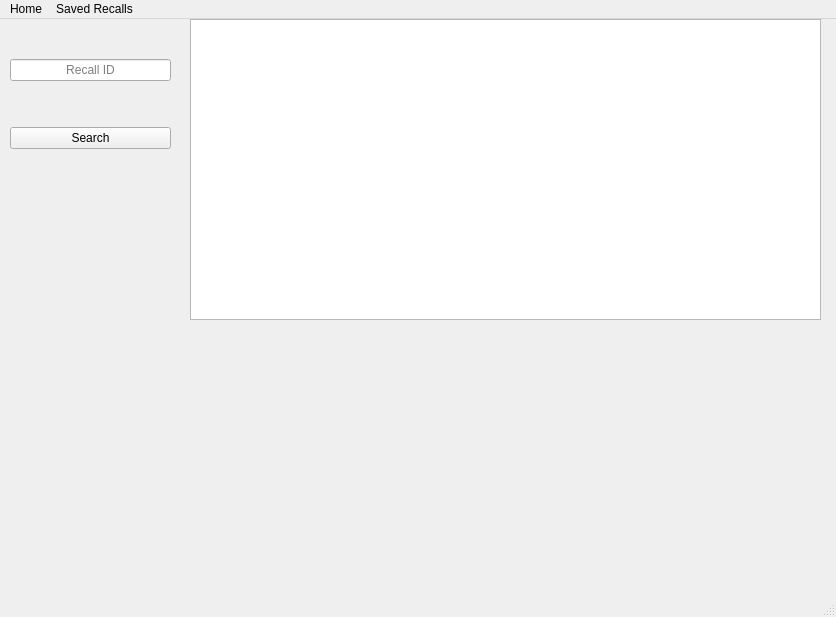
<?xml version="1.0" encoding="UTF-8"?>
<ui version="4.0">
 <class>MainWindow</class>
 <widget class="QMainWindow" name="MainWindow">
  <property name="geometry">
   <rect>
    <x>0</x>
    <y>0</y>
    <width>836</width>
    <height>617</height>
   </rect>
  </property>
  <property name="windowTitle">
   <string>MainWindow</string>
  </property>
  <widget class="QWidget" name="centralwidget">
   <widget class="QWidget" name="verticalLayoutWidget">
    <property name="geometry">
     <rect>
      <x>10</x>
      <y>0</y>
      <width>161</width>
      <height>171</height>
     </rect>
    </property>
    <layout class="QVBoxLayout" name="verticalLayout">
     <item>
      <widget class="QLineEdit" name="lineEdit_4">
       <property name="text">
        <string/>
       </property>
       <property name="alignment">
        <set>Qt::AlignCenter</set>
       </property>
       <property name="placeholderText">
        <string>Recall ID</string>
       </property>
      </widget>
     </item>
     <item>
      <widget class="QPushButton" name="pushButton">
       <property name="text">
        <string>Search</string>
       </property>
      </widget>
     </item>
    </layout>
   </widget>
   <widget class="QTableWidget" name="tableWidget">
    <property name="geometry">
     <rect>
      <x>190</x>
      <y>0</y>
      <width>631</width>
      <height>301</height>
     </rect>
    </property>
   </widget>
  </widget>
  <widget class="QMenuBar" name="menubar">
   <property name="geometry">
    <rect>
     <x>0</x>
     <y>0</y>
     <width>836</width>
     <height>26</height>
    </rect>
   </property>
   <widget class="QMenu" name="menuHome">
    <property name="title">
     <string>Home</string>
    </property>
   </widget>
   <widget class="QMenu" name="menuSaved_Recalls">
    <property name="title">
     <string>Saved Recalls</string>
    </property>
   </widget>
   <addaction name="menuHome"/>
   <addaction name="menuSaved_Recalls"/>
  </widget>
  <widget class="QStatusBar" name="statusbar"/>
 </widget>
 <resources/>
 <connections/>
</ui>
